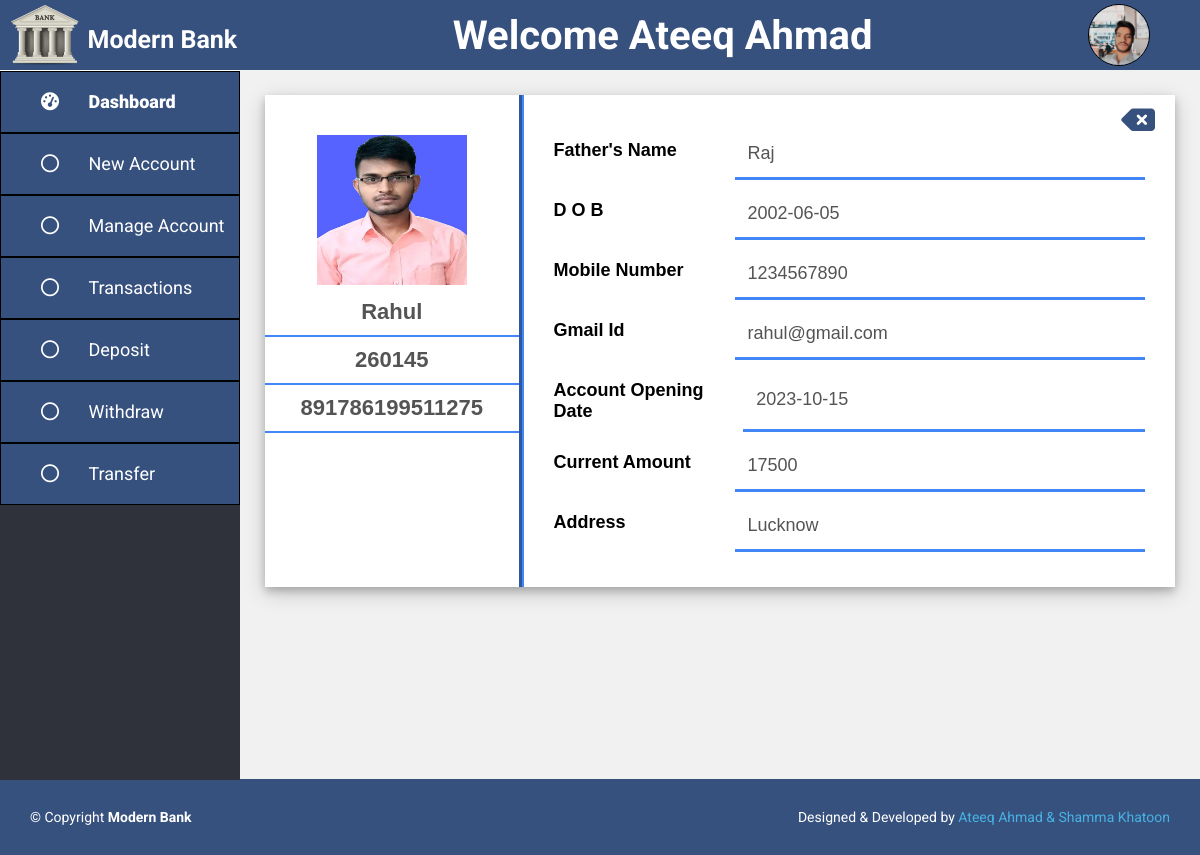
The page /admin/view.php?cid=260145 (signed in) on the database its author committed.
### tables this page shows
CREATE TABLE `customer` (
  `Customer_Id` int(11) NOT NULL,
  `Account_Number` bigint(20) DEFAULT NULL,
  `Name` char(30) DEFAULT NULL,
  `Father_Name` char(30) DEFAULT NULL,
  `DOB` date DEFAULT NULL,
  `Mobile_Number` bigint(20) DEFAULT NULL,
  `Gmail_Id` char(30) DEFAULT NULL,
  `Account_Opening_Date` date DEFAULT NULL,
  `Address` char(50) DEFAULT NULL,
  `Opening_Amount` int(11) DEFAULT NULL,
  `Image_Name` varchar(100) DEFAULT NULL
);

### admin/view.php (the view)
<?php
    include 'header.php';
?>
        <div class="container">
            <div class="view">
                <a href="manage-account.php"><i class="fa-solid fa-delete-left"></i></a>
                <?php
                    $cid = $_GET['cid'];
                    $result = mysqli_query($conn, "SELECT * FROM customer WHERE Customer_Id = '$cid'");
                    if(mysqli_num_rows($result) > 0){
                        while($row = mysqli_fetch_assoc($result)){
                ?>
                <div class="left-side">
                    <div class="img-box">
                        <img src="user-img/<?php echo $row['Image_Name']; ?>" style="width: 150px; height: 150px;">
                    </div>
                    <div class="input-box">
                        <input type="text" value="<?php echo $row['Name']; ?>" disabled>
                    </div>
                    <div class="input-box">
                        <input type="number" value="<?php echo $row['Customer_Id']; ?>" disabled>
                    </div>
                    <div class="input-box">
                        <input type="number" value="<?php echo $row['Account_Number']; ?>" disabled>
                    </div>
                </div>
                <div class="right-side">
                    <div class="input-box">
                        <label for="fname">Father's Name</label>
                        <input type="text" id="fnmae" value="<?php echo $row['Father_Name']; ?>" disabled>
                    </div>
                    <div class="input-box">
                        <label for="dob">D O B</label>
                        <input type="text" value="<?php echo $row['DOB']; ?>" onfocus="this.type='date'" onblur="this.type='text'" id="dob" disabled>
                    </div>
                    <div class="input-box">
                        <label for="mnumber">Mobile Number</label>
                        <input type="number" id="mnumber" value="<?php echo $row['Mobile_Number']; ?>" disabled>
                    </div>
                    <div class="input-box">
                        <label for="gmail">Gmail Id</label>
                        <input type="email" id="gmail" value="<?php echo $row['Gmail_Id']; ?>" disabled>
                    </div>
                    <div class="input-box">
                        <label for="accountopendate">Account Opening Date</label>
                        <input type="text" id="accountopendate" value="<?php echo $row['Account_Opening_Date']; ?>" onfocus="this.type='date'" onblur="this.type='text'" disabled>
                    </div>
                    <div class="input-box">
                        <label>Current Amount</label>
                        <input type="text" name="currentamount" value="<?php echo $row['Opening_Amount']; ?>"disabled>
                    </div>
                    <div class="input-box">
                        <label for="address">Address</label>
                        <input type="text" id="address" value="<?php echo $row['Address']; ?>" disabled>
                    </div>
                </div>
                <?php
                        }
                    }
                ?>
            </div>
        </div>
    </div>
<?php
    include 'footer.php';
?>

### admin/header.php (shortened to what this page needs)
<?php
    include '../config.php';
    $admin = $_SESSION["admin"];
    $result = mysqli_query($conn, "SELECT * FROM admin WHERE Id = '{$admin['adminId']}'");
    $row = mysqli_fetch_assoc($result);
?>
<!DOCTYPE html>
<html lang="en">
<head>
    <link rel="stylesheet" href="https://cdnjs.cloudflare.com/ajax/libs/font-awesome/6.4.2/css/all.min.css">
    <link rel="stylesheet" href="../assets/css/admin.css">
</head>
<body>
    <header>
        <div class="logo">
            <img src="../assets/img/logo.png" alt="">
            <a href="dashbord.php">
                <h3>
                    Modern Bank
                </h3>
            </a>
        </div>
        <h2>Welcome <?php echo $admin["adminName"]; ?> </h2>
        <img src="admin-img/<?php echo $row['Image_Name']; ?>" alt="" class="user-pic" onclick="toggleMenu()">
    </header>
    <div class="main">
        <div class="side-nav">
            <a href="dashbord.php">
                <i class="fa-solid fa-gauge-high">
                    <span>Dashboard</span>
                </i>
            </a>
            <a href="add-new-account.php">
                <i class="fa-regular fa-circle">
                    <span>New Account</span>
                </i>
            </a>
            <a href="manage-account.php">
                <i class="fa-regular fa-circle">
                    <span>Manage Account</span>
                </i>
            </a>
            <a href="transaction.php">
                <i class="fa-regular fa-circle">
                    <span>Transactions</span>
                </i>
            </a>
            <a href="deposit.php">
                <i class="fa-regular fa-circle">
                    <span>Deposit</span>
                </i>
            </a>
            <a href="withdraw.php">
                <i class="fa-regular fa-circle">
                    <span>Withdraw</span>
                </i>
            </a>
            <a href="transfer.php">
                <i class="fa-regular fa-circle">
                    <span>Transfer</span>
                </i>
            </a>
        </div>

### assets/css/admin.css (style rules this page uses)
body { margin: 0; padding: 0; font-family: 'Roboto', sans-serif; height: 100vh; }
header { background: #37517e; width: 100%; height: 70px; position: sticky; top: 0; display: flex; align-items: center; justify-content: space-between; }
header .logo { height: 100%; display: flex; }
header .logo a { text-decoration: none; }
header .logo a h3 { color: #fff; align-items: center; font-size: 25px; cursor: pointer; }
header h2 { font-size: 40px; color: white; }
.user-pic { width: 60px; height: 60px; border: 1px solid black; border-radius: 50%; cursor: pointer; margin-right: 50px; }
.main { width: 100%; display: flex; height: 88.6vh; }
.side-nav { background: #2f323a; margin-top: 1px; width: 20%; height: 100%; transition: 0.5s; }
.side-nav a { color: #fff; background: #37517e; display: block; width: 100%; line-height: 60px; font-size: 18px; border: 1px solid black; text-decoration: none; padding-left: 40px; box-sizing: border-box; transition: 0.5s; }
.side-nav i span { font-family: 'Roboto', sans-serif; margin-left: 25px; }
.container { width: 80%; min-height: 88.6vh; background: #f1f1f1; overflow-y: auto; }
.view { height: auto; background-color: white; display: flex; position: relative; margin: 25px; box-shadow: 0 4px 8px 0 rgba(0, 0, 0, 0.2), 0 6px 20px 0 rgba(0, 0, 0, 0.19); }
.view a i { position: absolute; font-size: 30px; color: #37517e; right: 20px; top: 10px; }
.view .left-side { width: 30%; }
.view .left-side .img-box { width: 100%; text-align: center; margin-top: 40px; }
.view .left-side .input-box { display: flex; }
.view .left-side .input-box input { width: 93%; text-align: center; font-size: 22px; font-weight: bold; border: none; border-bottom: 2px solid #4286f5; padding: 10px; outline: none; background-color: transparent; }
.view .right-side { width: 70%; border-left: 5px groove #4286f5; padding: 30px; }
.view .right-side .input-box { display: flex; justify-content: space-between; }
.view .right-side .input-box label { font-size: 18px; font-weight: bold; font-family: sans-serif; margin: 15px 0px; }
.view .right-side .input-box input { width: 65%; font-size: 18px; border: none; padding: 13px; margin: 5px 0px; outline: none; background-color: transparent; border-bottom: 3px solid #4286f5; }

### rows shown on the page
customer: Image_Name (picture), Name "Rahul", Customer_Id "260145", Account_Number "891786199511275", Father_Name "Raj", DOB "2002-06-05", Mobile_Number "1234567890", Gmail_Id "rahul@gmail.com", Account_Opening_Date "2023-10-15", currentamount "17500", Address "Lucknow"

### other values the page prints
$admin["adminName"] "Ateeq Ahmad"
